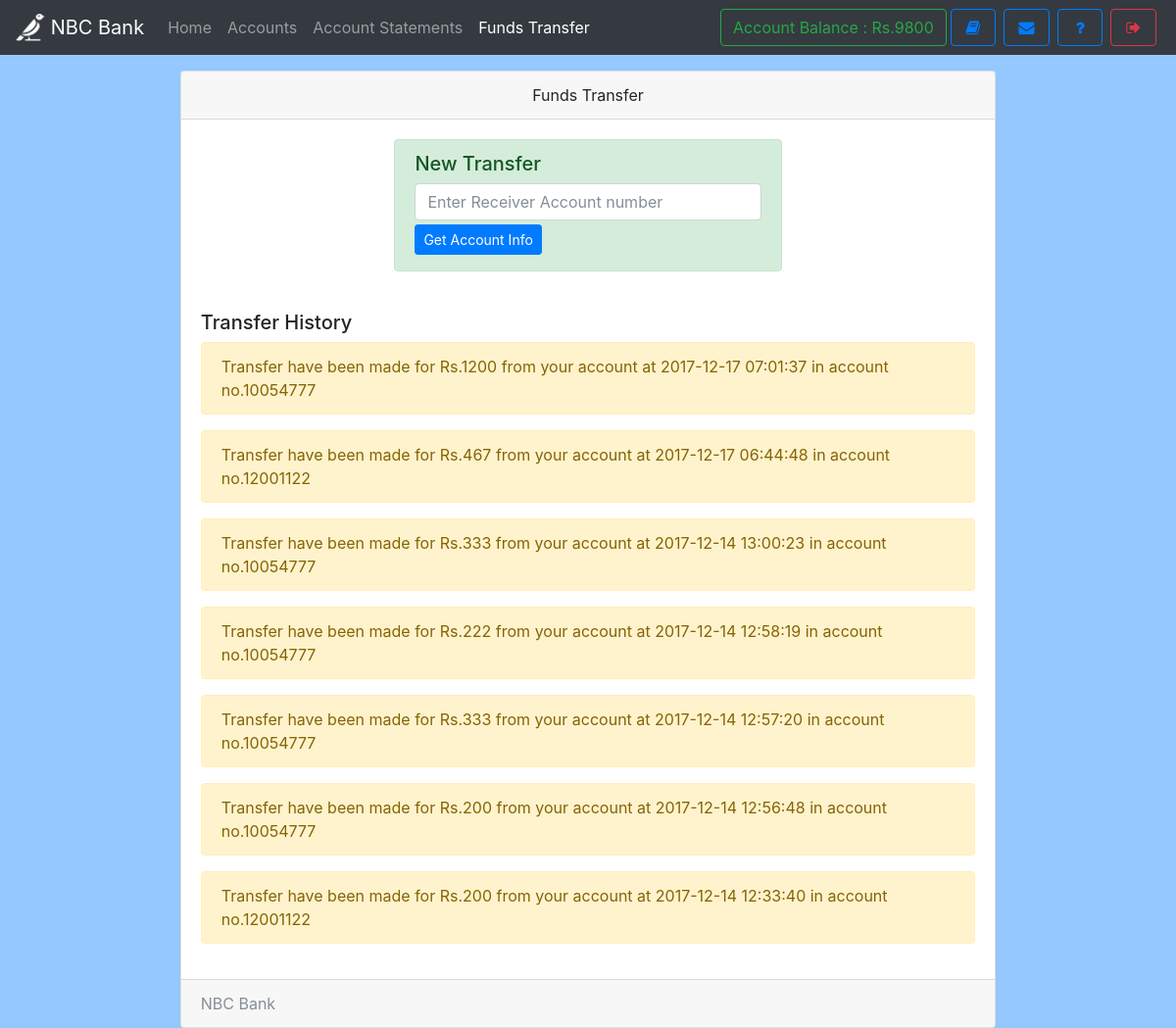
The app's page /transfer.php (signed in) with its own data.
### tables this page shows
CREATE TABLE `useraccounts` (
  `id` int(11) NOT NULL,
  `email` text NOT NULL,
  `password` text NOT NULL,
  `name` varchar(111) NOT NULL,
  `balance` varchar(111) NOT NULL,
  `cnic` varchar(111) NOT NULL,
  `number` varchar(111) NOT NULL,
  `city` varchar(111) NOT NULL,
  `address` varchar(111) NOT NULL,
  `source` varchar(111) NOT NULL,
  `accountNo` varchar(111) NOT NULL,
  `branch` varchar(111) NOT NULL,
  `accountType` varchar(111) NOT NULL,
  `date` timestamp NOT NULL DEFAULT CURRENT_TIMESTAMP
);

CREATE TABLE `transaction` (
  `transactionId` int(11) NOT NULL,
  `action` varchar(111) NOT NULL,
  `credit` varchar(111) NOT NULL,
  `debit` varchar(111) NOT NULL,
  `balance` varchar(111) NOT NULL,
  `beneId` varchar(111) NOT NULL,
  `other` varchar(111) NOT NULL,
  `userId` int(11) NOT NULL,
  `date` timestamp NOT NULL DEFAULT CURRENT_TIMESTAMP
);

### assets/db.php (called while the page is built, shortened)
<?php
    $con = new mysqli('localhost','root','','mybank');
    $ar = $con->query("select * from userAccounts,branch where id = '$_SESSION[userId]' AND userAccounts.branch = branch.branchId");
    $userData = $ar->fetch_assoc();
?>

### transfer.php (the view, shortened to what this page needs)
<!DOCTYPE html>
<html>
<head>
  <?php require 'assets/autoloader.php'; ?>
  <?php require 'assets/db.php'; ?>
  <?php require 'assets/function.php'; ?>
</head>
<body style="background:#94c8ff;background-size: 100%">
<nav class="navbar navbar-expand-lg navbar-dark bg-dark fixed-top">
 <a class="navbar-brand" href="#">
    <img src="images/Untitled_design-removebg-preview.png" width="30" height="30" class="d-inline-block align-top" alt="">
   <?php echo bankName; ?>
  </a>
  <div class="collapse navbar-collapse" id="navbarSupportedContent">
    <ul class="navbar-nav mr-auto">
      <li class="nav-item ">
        <a class="nav-link " href="index.php">Home <span class="sr-only">(current)</span></a>
      </li>
      <li class="nav-item ">  <a class="nav-link" href="accounts.php">Accounts</a></li>
      <li class="nav-item ">  <a class="nav-link" href="statements.php">Account Statements</a></li>
      <li class="nav-item active">  <a class="nav-link" href="transfer.php">Funds Transfer</a></li>
    </ul>
    <?php include 'sideButton.php'; ?>
  </div>
</nav><br><br><br>
<div class="container">
  <div class="card  w-75 mx-auto">
  <div class="card-header text-center">
    Funds Transfer
  </div>
  <div class="card-body">
      <form method="POST">
          <div class="alert alert-success w-50 mx-auto">
            <h5>New Transfer</h5>
            <input type="text" name="otherNo" class="form-control " placeholder="Enter Receiver Account number" required>
            <button type="submit" name="get" class="btn btn-primary btn-bloc btn-sm my-1">Get Account Info</button>
          </div>
      </form>
    <br>
    <h5>Transfer History</h5>
    <?php
      $array = $con->query("select * from transaction where userId = '$userData[id]' AND action = 'transfer' order by date desc");
      if ($array ->num_rows > 0)
      {
         while ($row = $array->fetch_assoc())
         {
            if ($row['action'] == 'transfer')
            {
              echo "<div class='alert alert-warning'>Transfer have been made for  Rs.$row[debit] from your account at $row[date] in  account no.$row[other]</div>";
            }
         }
      }
      else
        echo "<div class='alert alert-info'>You have made no transfer yet.</div>";
    ?>
  </div>
  <div class="card-footer text-muted">
   <?php echo bankName ?>
  </div>
</div>
</div>
</body>
</html>

### sideButton.php
<form class="form-inline my-2 my-lg-0">
        <a href="" class="btn btn-outline-success" data-toggle="tooltip" title="Your current Account Balance">Account Balance : Rs.<?php echo $userData['balance']; ?></a>
        <a href="accounts.php" data-toggle="tooltip" title="Account Summary" class="btn btn-outline-primary mx-1" ><i class="fa fa-book fa-fw"></i></a>
        <a href="notice.php" data-toggle="tooltip" title="View Notice" class="btn btn-outline-primary mx-1" ><i class="fa fa-envelope fa-fw"></i></a>
        <a href="feedback.php" data-toggle="tooltip" title="Help?" class="btn btn-outline-primary mx-1" ><i class="fa fa-question fa-fw"></i></a>
        <a href="logout.php" data-toggle="tooltip" title="Logout" class="btn btn-outline-danger mx-1" ><i class="fa fa-sign-out fa-fw"></i></a>
</form>

### records on screen
useraccounts: balance "9800"
transaction: debit "1200", date "2017-12-17 07:01:37", other "10054777"
transaction: debit "467", date "2017-12-17 06:44:48", other "12001122"
transaction: debit "333", date "2017-12-14 13:00:23", other "10054777"
transaction: debit "222", date "2017-12-14 12:58:19", other "10054777"
transaction: debit "333", date "2017-12-14 12:57:20", other "10054777"
transaction: debit "200", date "2017-12-14 12:56:48", other "10054777"
transaction: debit "200", date "2017-12-14 12:33:40", other "12001122"

### other values on screen
bankName "NBC Bank"
